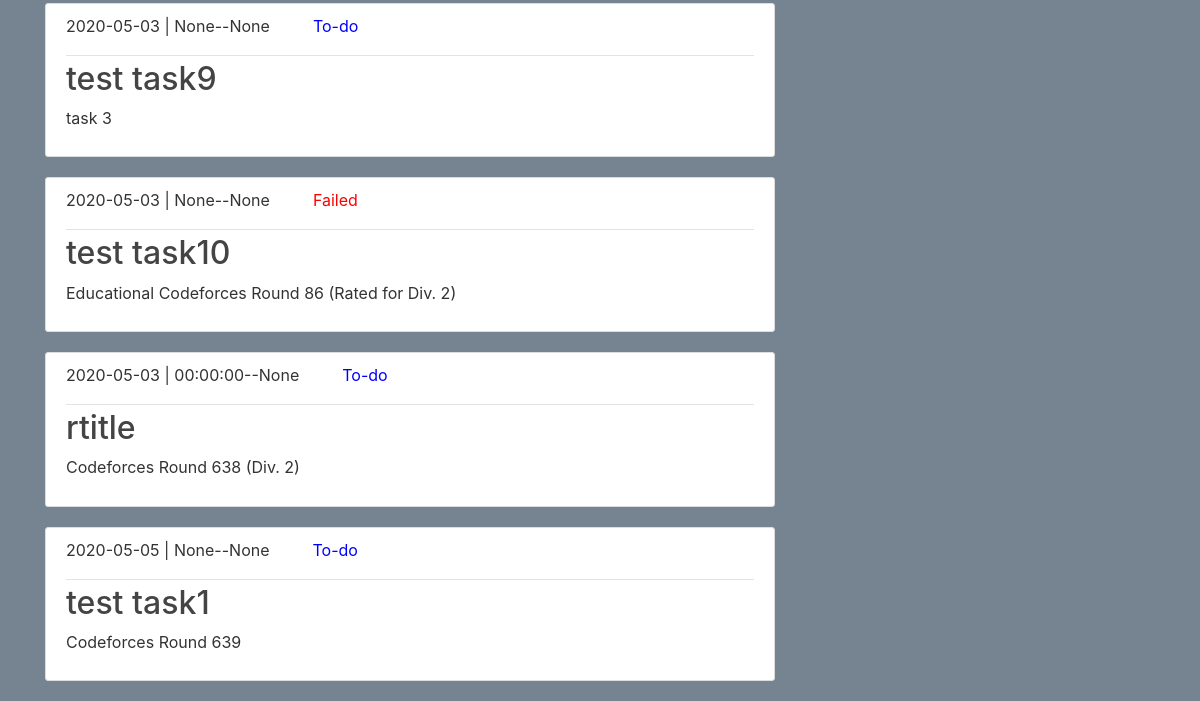
Before: /dashboard (signed in, lower part) with the older database file.
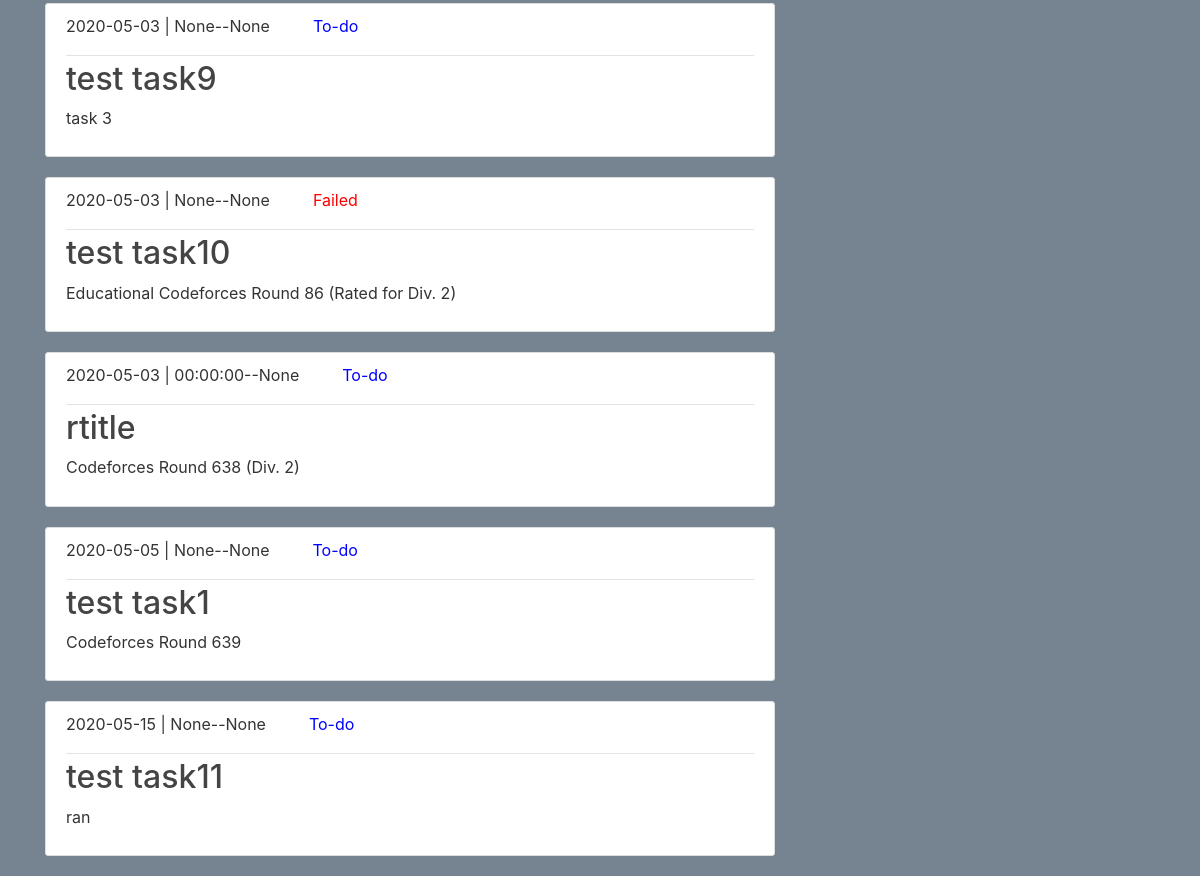
After: the same page with the newer database file.
### durango/models.py (models this page shows, shortened)
class Task(db.Model):
    id=db.Column(db.Integer,primary_key=True)
    title=db.Column(db.String(100), nullable=False)
    date=db.Column(db.Date(),nullable=False)
    starttime=db.Column(db.Time,nullable=True)
    endtime=db.Column(db.Time,nullable=True)
    remindtime=db.Column(db.Time,nullable=True)#remindtime
    details=db.Column(db.Text,nullable=True)
    status=db.Column(db.String(20),nullable=False)
    user_id=db.Column(db.Integer, db.ForeignKey('user.id'),nullable=False)
    message_id=db.Column(db.Text,nullable=True)

### durango/routes.py (the view, shortened to what this page needs)
@application.route("/dashboard", methods=['GET', 'POST'])
@login_required
def dashboard():
    tasks=Task.query.filter_by(user_id=current_user.id).all()
    form1=SearchForm()
    form2=SelectDate()
    if form2.validate_on_submit():
        return redirect(url_for('piechart',task_date=form2.date.data))
    return render_template('dashboard.html', title='Dashboard', tasks=tasks,form1=form1,form2=form2)

### durango/models.py (called while the page is built)
@login_manager.user_loader
def load_user(user_id):
    return User.query.get(int(user_id)) #getting user by id

### durango/templates/dashboard.html (shortened to what this page needs)
{% extends "layout.html"%}
{% block content %}
  {% for task in tasks %}
  {%if current_user.id==task.user_id%}
    <article class="media content-section">
      <div class="media-body">
        <div class="article-metadata">
          <p class="mr-2 ">{{ task.date }}  | {{ task.starttime }}--{{task.endtime}} &nbsp;&nbsp;&nbsp;&nbsp;
            {%if task.status=='To-do' %}
          <span class="text-black ml-3" style="color: blue"> {{task.status}}
          </span>
          {%endif%}
          {%if task.status=='Failed'%}
          <span class="text-black ml-3" style="color: red"> {{task.status}}
          </span>
          {%endif%}
        </p>
        </div>
        <h2><a class="article-title" href="{{url_for('task',task_id=task.id)}}">{{ task.title }}</a></h2>
        <p class="article-content">{{ task.details }}</p>
      </div>
    </article>
  {%endif%}
  {% endfor %}
</div>
<div class="col-md-4" style="margin-top: 50px">
      <br>
{% endblock content%}

### durango/templates/layout.html (shortened to what this page needs)
<!DOCTYPE html>
<html>
<head>
    <link rel="stylesheet" href="https://stackpath.bootstrapcdn.com/bootstrap/4.1.3/css/bootstrap.min.css">
    <link rel="stylesheet" type="text/css"  href="{{url_for('static', filename='main.css')}}">
   <link rel="stylesheet" media="all" href="https://cdnjs.cloudflare.com/ajax/libs/authy-form-helpers/2.3/form.authy.min.css" data-turbolinks-track="reload" />
   <link rel="stylesheet" href="https://cdn.jsdelivr.net/chartist.js/latest/chartist.min.css">
</head>
<body>
	<main role="main" class="container">
  <div class="row">
    <div class="col-md-8">
      {% block content %}{% endblock %}
      </div>
    </div>
</main>
</body>
</html>

### durango/static/main.css (style rules this page uses)
body { background: #768492; color: #333333; margin-top: 5rem; }
h1,h2, h3, h4, h5, h6 { color: #1b1919; }
.content-section { background: #ffffff; padding: 10.1px 20px; border: 1px solid #dddddd; border-radius: 3px; margin-bottom: 20px; }
.article-title { color: #444444; }
.article-content { white-space: pre-line; }
.article-metadata { padding-bottom: 1px; margin-bottom: 4px; border-bottom: 1px solid #e3e3e3 }

Changed rows visible on the page:
added Task: date "2020-05-15", starttime "None", endtime "None", status "To-do", title "test task11", details "ran"
